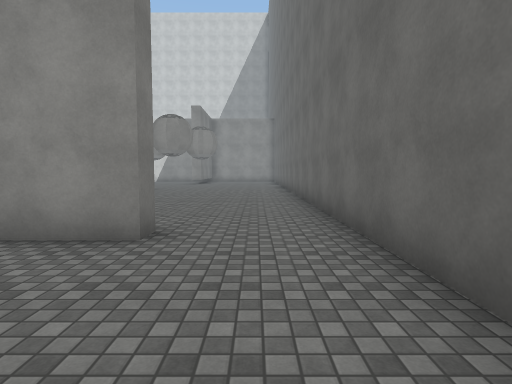
view 1 (above)

23 first-person views from a walk through a 3-D level made in the Unity game engine. The camera is 1.5 m above the floor, tilts 4° down and sees 80° across. The floor is counted in squares, 2 m on a side. Each view is taken from the middle of a square. On the plan, view 1 faces up. The plan holds only what a view shows up to about 10 squares ahead; the rest is blank. The place goes on beyond the plan. The player character is not drawn. Surface patterns are stand-ins for the level's own textures.

view 2
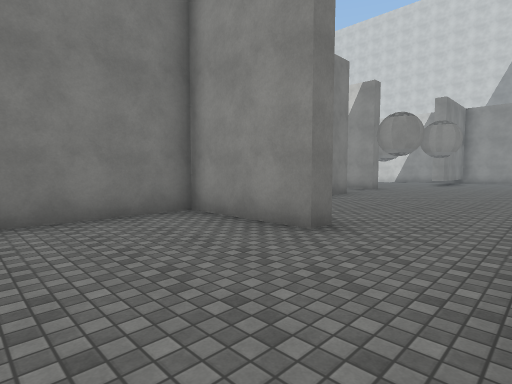

view 3
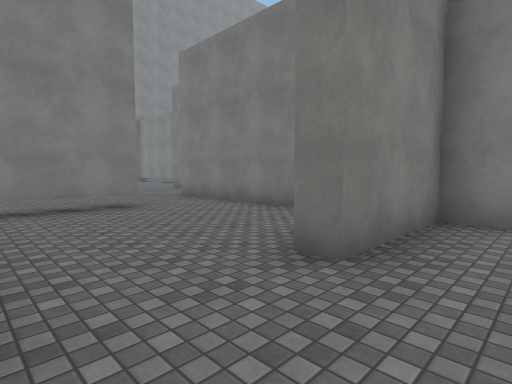

view 4
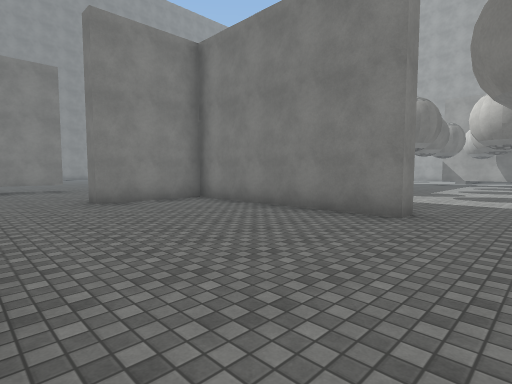

view 5
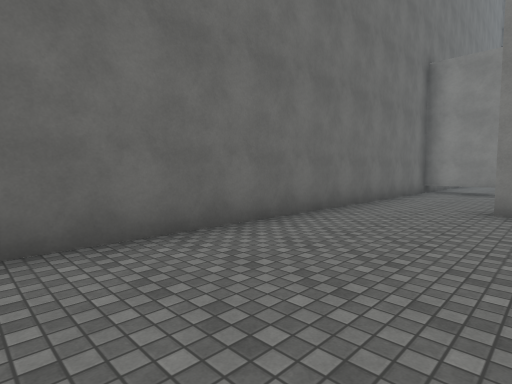

view 6
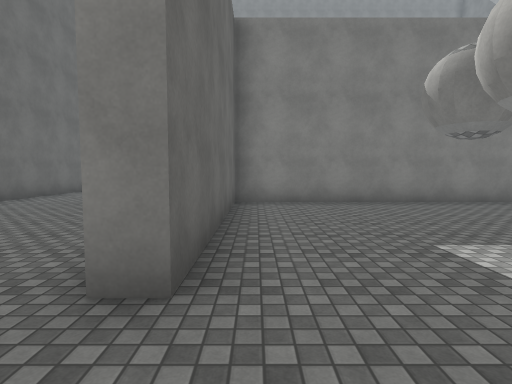

view 7
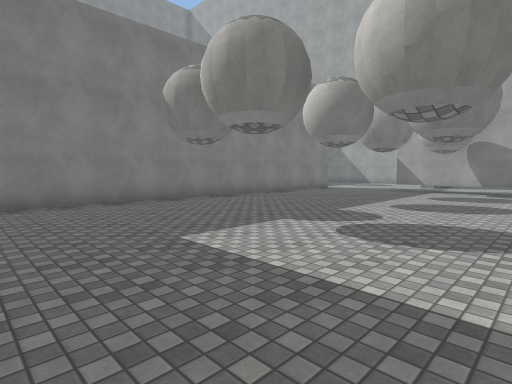

view 8
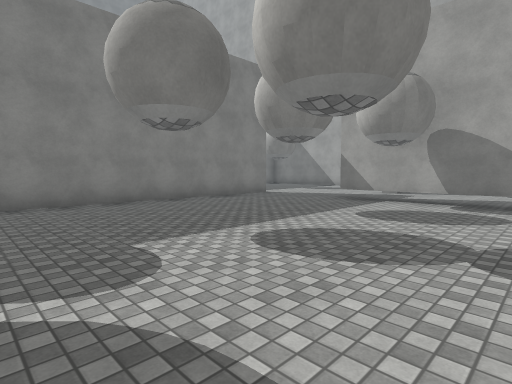

view 9
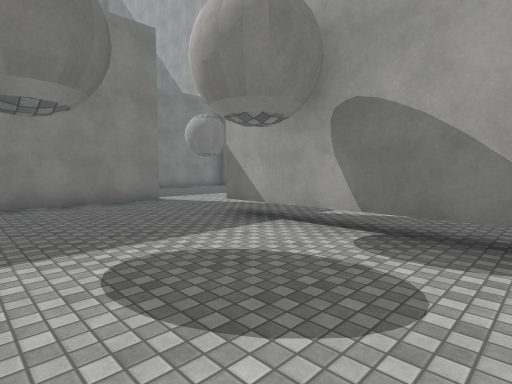

view 10
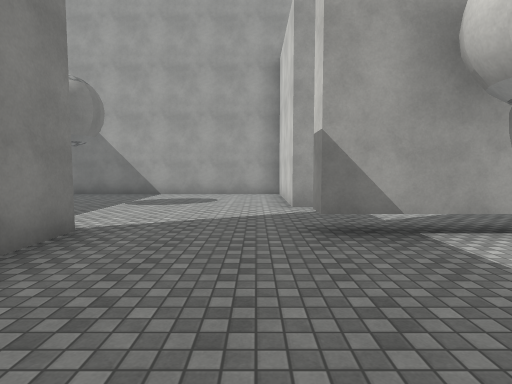

view 11
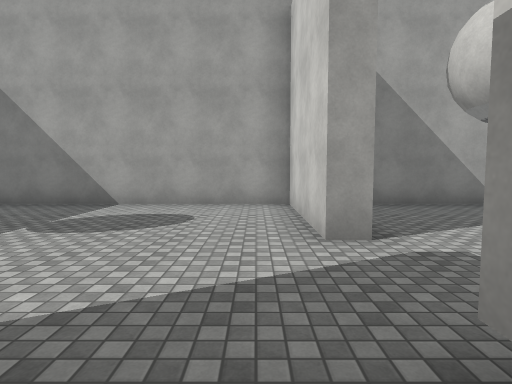

view 12
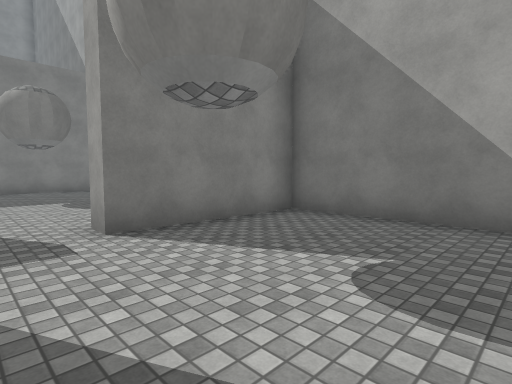

view 13
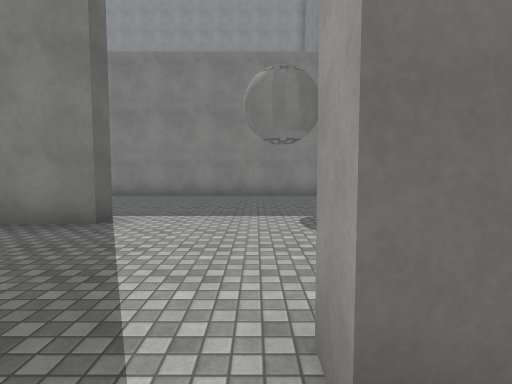

view 14
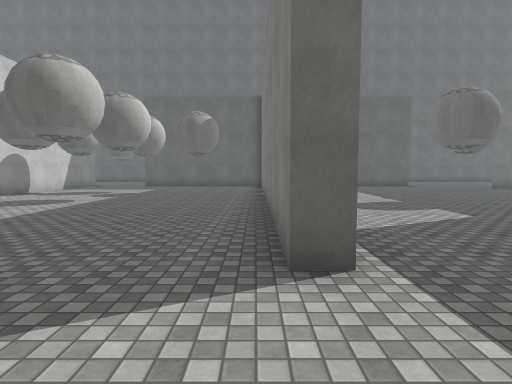

view 15
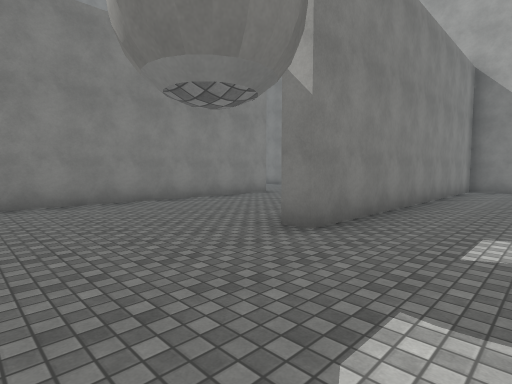

view 16
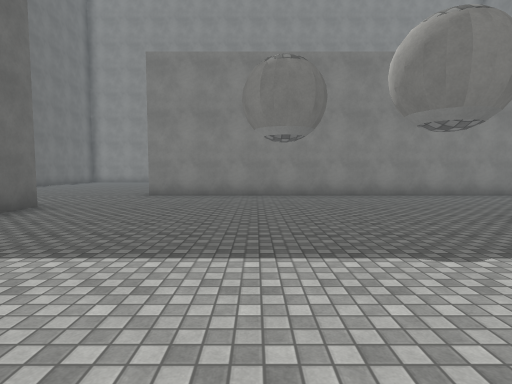

view 17
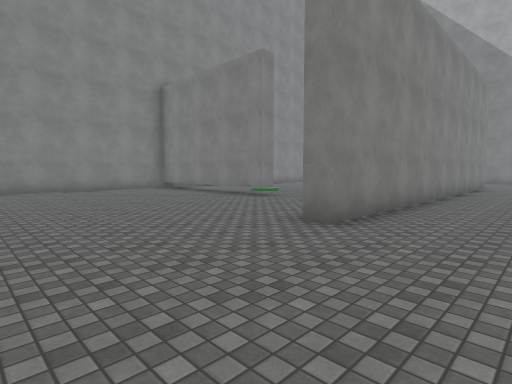

view 18
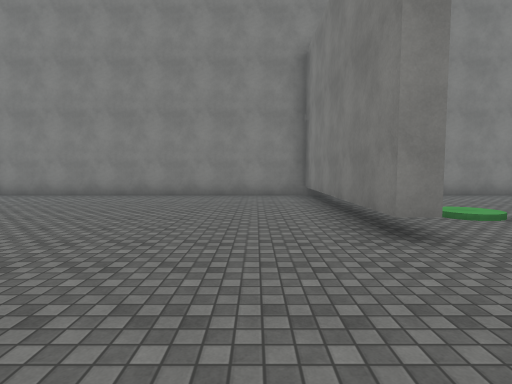

view 19
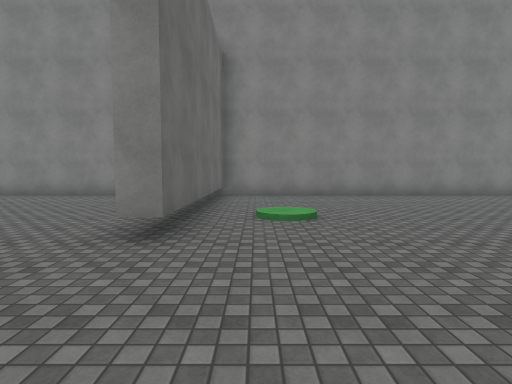

view 20
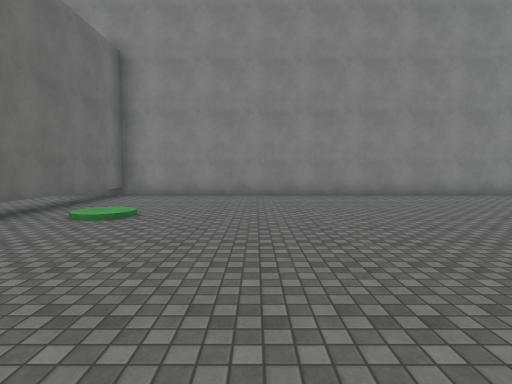

view 21
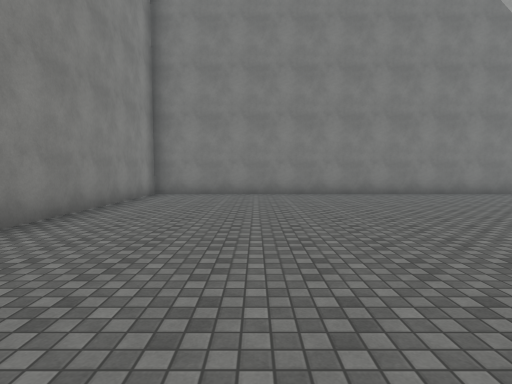

view 22
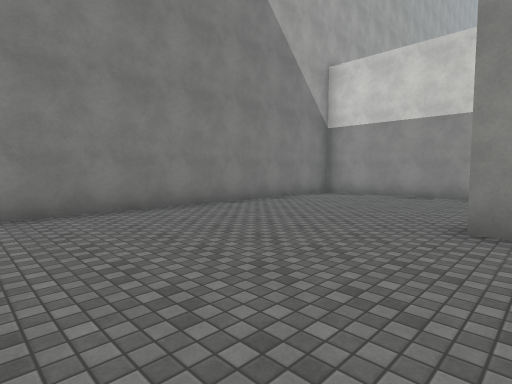

view 23
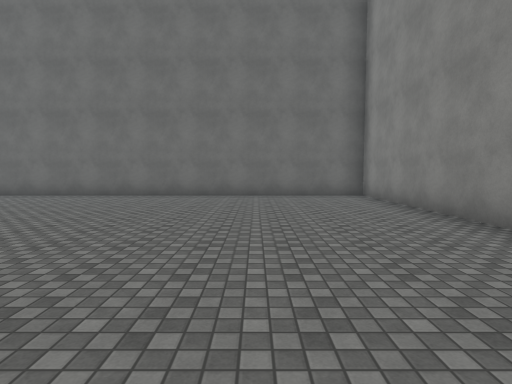

### Floor plan
Key: @ floor where view 1 was taken; # wall or solid block; . floor; / step, stairs or slope; T thing the floor can be seen under or through.
Columns run from 23 left of view 1 to 2 right of it. Each row starts with its distance up from view 1.
 11 #.....T..................
 10 #.....T..................#
  9 #.....T............#.....#
  8 #.....T............#.....#
  7 ####..T............#.....#
  6 #..................#.....#
  5 #..................#.....#
  4 #......###############...#
  3 #........     .    #.....#
  2 #........... ...   #.....#
  1 #................  #.....#
  0 #................. #...@.#
 -1 ##########.........#..TT##
 -2  ....    ..........#....
 -3 #.....  ...........#....
 -4 #..... .................
 -5 #.....................   #
 -6 #.....############.... ..#
 -7 #......   .  .  .........#
 -8 #......  ................#
 -9 #...... .................#
-10 #........................#
-11 #.............T..........#
-12 #...........//T..........#
-13 #.............T..........#
-14 #.............T..........#
-15 #.............T..........#
-16 #.............T..........#
-17 ##########################

Where each view was taken, in squares from view 1:
view 1: 0 up, 0 right, facing up
view 2: 0 up, 1 right, facing up-left
view 3: 5 up, 1 right, facing down-left
view 4: 11 up, 1 right, facing down-left
view 5: 10 up, 2 left, facing down-right
view 6: 11 up, 5 left, facing down
view 7: 11 up, 5 left, facing down-left
view 8: 11 up, 9 left, facing down-left
view 9: 11 up, 13 left, facing down-left
view 10: 6 up, 13 left, facing left
view 11: 6 up, 16 left, facing left
view 12: 11 up, 18 left, facing down-left
view 13: 8 up, 19 left, facing down
view 14: 4 up, 19 left, facing right
view 15: 1 up, 10 left, facing down-left
view 16: 3 up, 9 left, facing down
view 17: 4 down, 2 left, facing down-left
view 18: 7 down, 7 left, facing down
view 19: 7 down, 10 left, facing down
view 20: 7 down, 13 left, facing down
view 21: 13 down, 13 left, facing left
view 22: 11 down, 17 left, facing up-left
view 23: 13 down, 8 left, facing right
